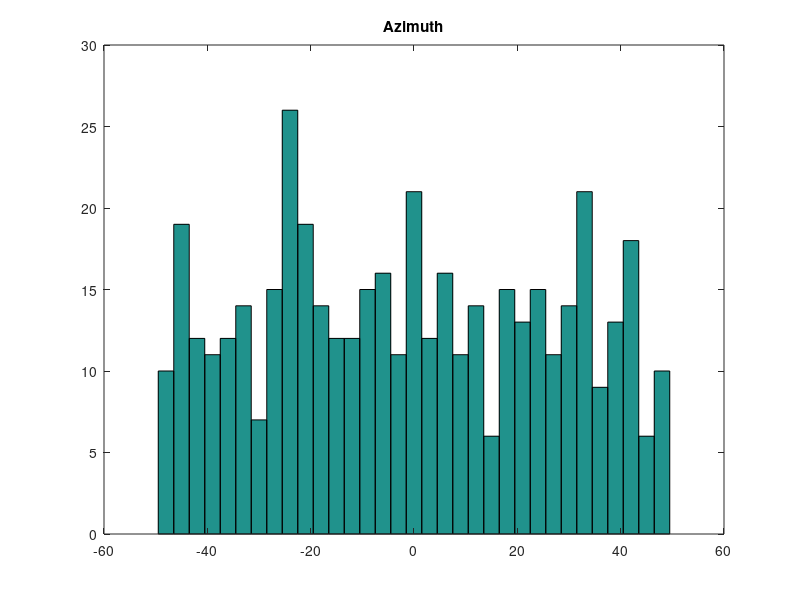
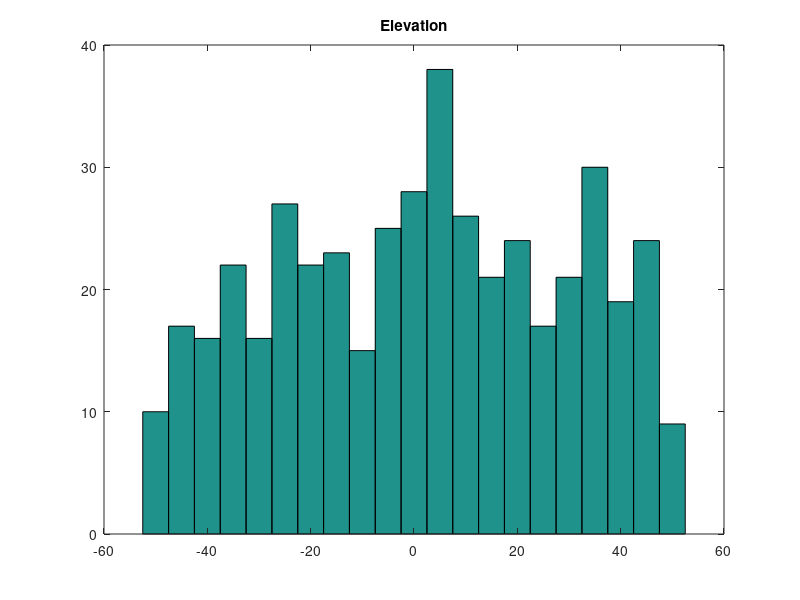
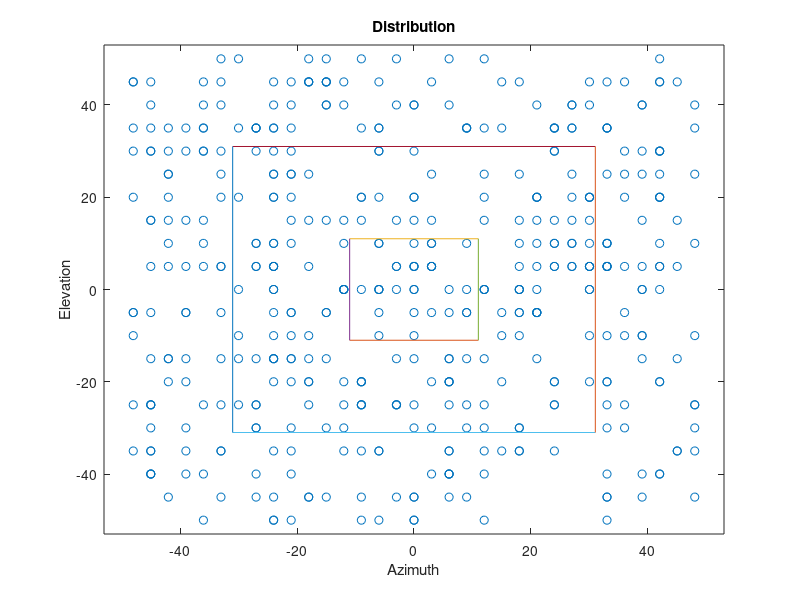
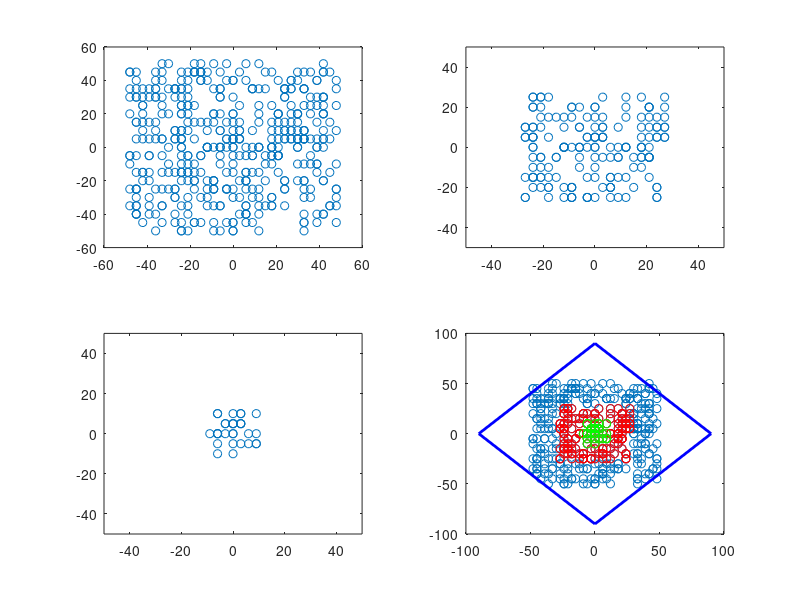

Source code (MATLAB) for these figures, in order:
%% A4 Stimulus Preparation

close all
clear all

%Azimuth, AZI
Y=[-48:3:48];
m=round(32*rand(1,450)) + 1;
AZI = zeros(1,450);
AZI = Y(m);
AZI= AZI';
figure(1)
hist(AZI,[-48,-45,-42,-39,-36,-33,-30,-27,-24,-21,-18,-15,-12,-9,-6,-3,0,3,6,9,12,15,18,21,24,27,30,33,36,39,42,45,48])
title ('Azimuth')

%Elevation, ELE
X=[-50:5:50];
n=round(20*rand(1,450)) + 1;
ELE = zeros(1,450);
ELE = X(n);
ELE=ELE';
figure (2)
hist(ELE,[-50,-45,-40,-35,-30,-25,-20,-15,-10,-5,0,5,10,15,20,25,30,35,40,45,50])
title ('Elevation')

%Shows Distribution 
figure(3)
plot(AZI,ELE,'o')
xlabel('Azimuth')
ylabel('Elevation')
title ('Distribution')
hold on
x1=-11;
x2=11;
y1=-11;
y2=-11;
plot([x1,x2],[y1,y2])
x1=-11;
x2=11;
y1=11;
y2=11;
plot([x1,x2],[y1,y2])
x1=-11;
x2=-11;
y1=-11;
y2=11;
plot([x1,x2],[y1,y2])
x1=11;
x2=11;
y1=11;
y2=-11;
plot([x1,x2],[y1,y2])

x1=-31;
x2=31;
y1=-31;
y2=-31;
plot([x1,x2],[y1,y2])
x1=-31;
x2=31;
y1=31;
y2=31;
plot([x1,x2],[y1,y2])
x1=-31;
x2=-31;
y1=-31;
y2=31;
plot([x1,x2],[y1,y2])
x1=31;
x2=31;
y1=31;
y2=-31;
plot([x1,x2],[y1,y2])
xlim([-53 53])
ylim([-53 53])
hold off
%Combining Azimuth and Elevation Values into one matrix, pair of values
%give coordinates for stimuli

D=[AZI,ELE];     %D gives the whole matrix, which contains all stimuli coordinates. The large range
                 %contains all these
            

% D=D(1:225,1:2)

% F=D(1:225,1:2);
% S=D(226:450,1:2);

%Large Range
Large=D;       %Large, stimuli for the large condition up to 50 degree
close all
figure(4)
subplot(221)
laz=Large(:,1);
lel=Large(:,2);
plot(laz,lel,'o')
subplot(224)
plot(laz,lel,'o')

%Medium Range

Medium=D;            
% sel = Medium <-10 | Medium>10;  %first selection, excludes 10degrees
% sel = sum(sel,2);
% sel=logical(sel);
% Medium=Medium(sel,:);

sel=Medium>-30 & Medium<30;  %second selection, excludes large range
sel=sum(sel,2);
c=find(sel==1);
sel(c)=0;
sel=logical(sel);
Medium=Medium(sel,:);       % Medium gives matrix for medium range

subplot(222)
maz=Medium(:,1);
mel=Medium(:,2);
plot(maz,mel,'o')
xlim([-50 50])
ylim([-50 50])


% Small Range

Small=D;             
sel = Small(:,1)>=-10 & Small(:,1)<=10 & Small(:,2)>=-10 & Small(:,2)<=10;
sel = sum(sel,2);
sel=logical(sel);
Small=Small(sel,:);        %All3 is matrix for the smallest range, 10 degree
saz=Small(:,1);
sel=Small(:,2);
subplot(223)
plot(saz,sel,'o')
xlim([-50 50])
ylim([-50 50])



subplot(224)
plot(laz,lel,'o')
hold on
plot(maz,mel,'ro')
plot(saz,sel,'go')
     plot([-90 0],[0 -90],'b-','LineWidth',2)
           plot([0 90],[-90 0],'b-','LineWidth',2)
           plot([0 90],[90 0],'b-','LineWidth',2)
           plot([-90 0],[0 90],'b-','LineWidth',2)
return
%% Stimuli 

% D is the matrix with all stimuli that will be tested. We have 450
% stimuli. roughly 30 in the small, 150 in the medium and 450 in the large range.
%In order to test them all, the whole experiment is divided into 3
%sessions. Session one will contain the first 150 stimuli, session two
%151-300 and session 3 301-450. Each Session contains 4 Conditions: 1)
%Small range with roughly 30 (not divided by three, cause we want more stimuli here) stimuli, 
% medium range with roughly 50 stimuli and range
% large1 with 75 and range large2 with another 75 stimuli. 

% When the small range is tested once in each session and the medium
% range once, we receive 90 stimuli for small, 150 for medium and 2*225 for
% large, after testing all three sessions, per subject. This would make
% approximately 690 responses. If each trial takes 5 seconds it would take
% 3450 seconds, which are 58 minutes. As we have three session it
% would take about twenty minutes for completing one session. Plus
% preparation time, and breaks in between, not more than 30 minutes I
% guess, for each session.

%Summary
% 3 Sessions with each 4 conditions
% 3*(1xSmall(3xstimuli), 1xMedium, 2xLarge(first and second
% portion))
%Task: Get the right data for the matrices for all 4 conditions and three
%sessions
%

%Session 1

S1=Small;    %30 stimuli
M1=Medium(1:50,1:2);
L11=Large(1:75,1:2);
L12=Large(76:150,1:2);

%Session 2
S2=Small;
M2=Medium(51:100,1:2);
L21=Large(151:225,1:2);
L22=Large(226:300,1:2);

% Session 3
S3=Small;
M3=Medium(101:length(Medium),1:2);
L31=Large(301:375, 1:2);
L32=Large(376:450,1:2);

%Check

figure (5)
subplot(221)
plot(AZI,ELE,'o')
hold on

subplot(222)
plot(AZI,ELE,'o')
hold on
plot(saz,sel,'ko')

subplot(223)

plot(AZI,ELE,'o')
hold on
plot(saz,sel,'ko')

M1az=M1(:,1);
M1el=M1(:,2);
plot(M1az,M1el,'go')

M2az=M2(:,1);
M2el=M2(:,2);
plot(M2az,M2el,'go')

M3az=M3(:,1);
M3el=M3(:,2);
plot(M3az,M3el,'go')

subplot (224)

plot(AZI,ELE,'o')
hold on
plot(saz,sel,'ko')

M1az=M1(:,1);
M1el=M1(:,2);
plot(M1az,M1el,'go')

M2az=M2(:,1);
M2el=M2(:,2);
plot(M2az,M2el,'go')

M3az=M3(:,1);
M3el=M3(:,2);
plot(M3az,M3el,'go')

L11az=L11(:,1);
L11el=L11(:,2);
plot(L11az,L11el,'ro')

L21az=L21(:,1);
L21el=L21(:,2);
plot(L21az,L21el,'ro')

L31az=L31(:,1);
L31el=L31(:,2);
plot(L31az,L31el,'ro')


L12az=L12(:,1);
L12el=L12(:,2);
plot(L12az,L12el,'ro')

L22az=L22(:,1);
L22el=L22(:,2);
plot(L22az,L22el,'ro')

L32az=L32(:,1);
L32el=L32(:,2);
plot(L32az,L32el,'ro')


%% Final Stimuli-Matrices for the Experiment:

%Session 1
%Small Range Stimuli =S1
%Medium Range Stimuli=M1
%Large Range Stimuli 1/2= L11
%Large Range Stimuli 2/2= L12

%Session 2
%Small Range Stimuli =S2
%Medium Range Stimuli=M2
%Large Range Stimuli 1/2= L21
%Large Range Stimuli 2/2= L22

%Session 3
%Small Range Stimuli =S3
%Medium Range Stimuli=M3
%Large Range Stimuli 1/2= L31
%Large Range Stimuli 2/2= L32

save('Stimuli_Matrices4','S1', 'saz', 'sel','S2','S3','M1', 'M1az', 'M1el', 'M2az', 'M2el', 'M3az','M3el','M2','M3','L11','L11az','L11el','L12','L12az','L12el','L21','L21az','L21el','L22', 'L22az','L22el', 'L31','L31az','L31el', 'L32','L32az','L32el')